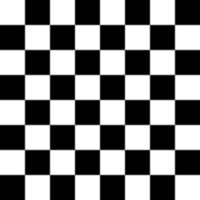
#> input picture skimage.data.checkerboard(), 200 x 200 px
$ jupyter execute convolution_basic.ipynb
#> lines starting #> are read from the running program, lines starting #| are printed output that depends on the picture
# Convolution with a basic horizontal edge detecting kernel**

[cell 1]
from scipy.signal import convolve2d
import cv2
import numpy as np
import matplotlib.pyplot as plt
from skimage import data, io

img = data.checkerboard()
#> img is the input picture: shape (200, 200); min 0, max 255, mean 127.5
print(img.shape)
#| (200, 200)

# The following kernel is designed to bring out horizontal edges
kernel = np.array([[-1,-1,-1,-1],
                   [1,1,1,1],
                   [1,1,1,1],
                   [-1,-1,-1,-1]])

hor_edges = convolve2d(img, kernel, mode = 'valid')
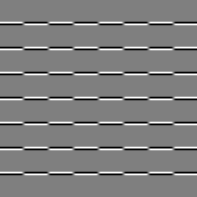
#> hor_edges: shape (197, 197) int64; min -632, max 632, mean 0; drawn with min black and max white
plt.imshow(img,cmap='gray')
plt.show()
plt.imshow(hor_edges,cmap='gray')
plt.show()

# Convolution with vertical edge detecting kernel**

[cell 2]
# The following kernel is designed to bring out vertical edges


kernel = np.array([[-1,1,1,-1],
                   [-1,1,1,-1],
                   [-1,1,1,-1],
                   [-1,1,1,-1]])

ver_edges = convolve2d(img, kernel, mode = 'valid')
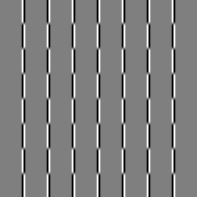
#> ver_edges: shape (197, 197) int64; min -620, max 620, mean 0; drawn with min black and max white
plt.imshow(ver_edges,cmap='gray')

# Convolution with a generic edge detecting kernel**

[cell 3]
# outline kernel - used for edge detection
kernel = np.array([[-1,-1,-1],
                   [-1,8,-1],
                   [-1,-1,-1]])

# we use 'valid' which means we do not add zero padding to our image
edges = convolve2d(img, kernel, mode = 'valid')
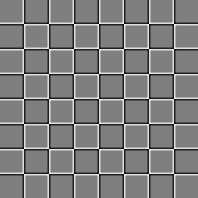
#> edges: shape (198, 198) int64; min -419, max 419, mean 0; drawn with min black and max white

plt.imshow(edges,cmap='gray')

# Convolution with a filter designed for average blurring**

[cell 4]
# Averaging blur kernel - used for edge detection
kernel = 1./16 *np.array([[1,1,1,1],
                   [1,1,1,1],
                   [1,1,1,1],
                   [1,1,1,1]])

# we use 'valid' which means we do not add zero padding to our image
blurred = convolve2d(img, kernel, mode = 'valid')
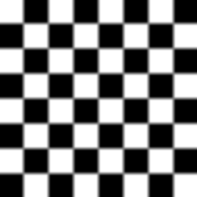
#> blurred: shape (197, 197) float64; min 0, max 255, mean 127.5

plt.imshow(blurred,cmap='gray')
plt.show()

#Plotting Original image for reference
plt.imshow(img,cmap='gray')
plt.show()

# Mask

[cell 5]
img= cv2.imread('16.jpg')
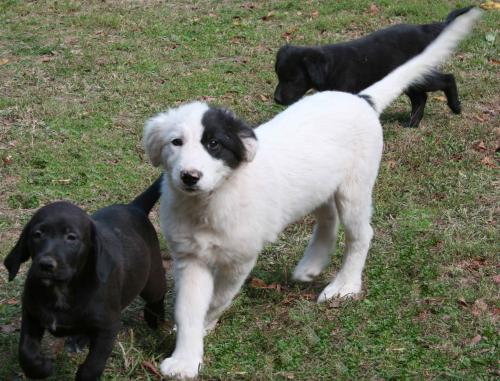
#> input picture NN Notebooks/16.jpg, 500 x 381 px
#> img is the input picture: shape (381, 500, 3); mean B, G, R 93.6, 110.8, 108.4
kernel = np.array([[-0.5,-1,-0.5],
                   [-1,7,-1],
                   [-0.5,-1,-0.5]])

# we use 'valid' which means we do not add zero padding to our image
edges = convolve2d(img[:,:,1], kernel, mode = 'valid')
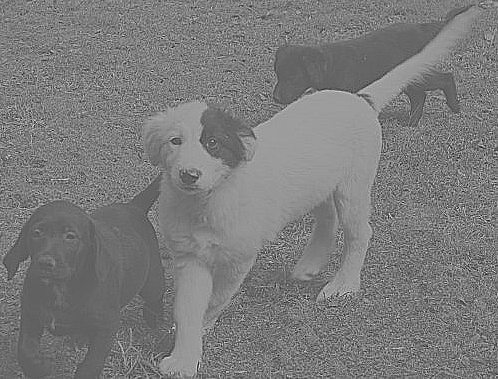
#> edges: shape (379, 498) float64; min -388, max 640.5, mean 110.9; drawn with min black and max white

plt.imshow(edges,cmap='gray')

# Play with filters (aka kernels)

[cell 6]
img= cv2.imread('16.jpg')
kernel = np.array([[-0.3,-1,-0.3],
                   [-1,1,-1],
                   [-0.3,-1,-0.3]])

# we use 'valid' which means we do not add zero padding to our image
edges = convolve2d(img[:,:,2], kernel, mode = 'valid')
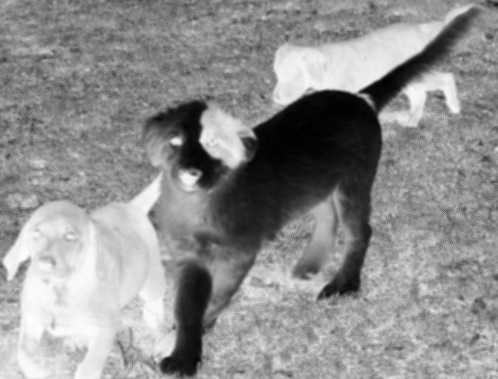
#> edges: shape (379, 498) float64; min -1033.8, max -4.1, mean -455.5; drawn with min black and max white

plt.imshow(edges,cmap='gray')
